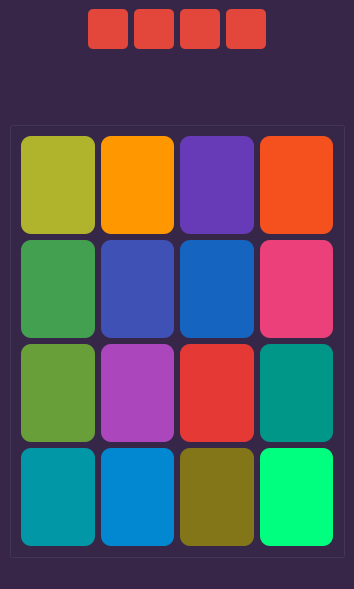
<?xml version="1.0" encoding="UTF-8"?>
<ui version="4.0">
 <class>MainWindow</class>
 <widget class="QMainWindow" name="MainWindow">
  <property name="geometry">
   <rect>
    <x>0</x>
    <y>0</y>
    <width>354</width>
    <height>589</height>
   </rect>
  </property>
  <property name="sizePolicy">
   <sizepolicy hsizetype="Expanding" vsizetype="Expanding">
    <horstretch>0</horstretch>
    <verstretch>0</verstretch>
   </sizepolicy>
  </property>
  <property name="windowTitle">
   <string>Puzzle 15</string>
  </property>
  <property name="windowIcon">
   <iconset theme="applications-games"/>
  </property>
  <property name="styleSheet">
   <string notr="true">
background-color: rgb(55, 38, 72);</string>
  </property>
  <widget class="QWidget" name="centralwidget">
   <layout class="QGridLayout" name="gridLayout_2">
    <item row="0" column="1">
     <widget class="QPushButton" name="btn_pause">
      <property name="sizePolicy">
       <sizepolicy hsizetype="Minimum" vsizetype="Minimum">
        <horstretch>0</horstretch>
        <verstretch>0</verstretch>
       </sizepolicy>
      </property>
      <property name="minimumSize">
       <size>
        <width>40</width>
        <height>40</height>
       </size>
      </property>
      <property name="toolTip">
       <string>&lt;html&gt;&lt;head/&gt;&lt;body&gt;&lt;p align=&quot;center&quot;&gt;&lt;span style=&quot; font-size:10pt; font-weight:700; color:#ffff00;&quot;&gt;توقف موقت بازی&lt;/span&gt;&lt;/p&gt;&lt;/body&gt;&lt;/html&gt;</string>
      </property>
      <property name="styleSheet">
       <string notr="true">background-color: rgb(227,71, 59);
border-radius: 5px; 
</string>
      </property>
      <property name="text">
       <string/>
      </property>
     </widget>
    </item>
    <item row="1" column="0" colspan="6">
     <widget class="QLineEdit" name="lineEdit_3">
      <property name="sizePolicy">
       <sizepolicy hsizetype="Minimum" vsizetype="Minimum">
        <horstretch>0</horstretch>
        <verstretch>0</verstretch>
       </sizepolicy>
      </property>
      <property name="minimumSize">
       <size>
        <width>10</width>
        <height>10</height>
       </size>
      </property>
      <property name="styleSheet">
       <string notr="true">border: 0px ;
qproperty-alignment: AlignCenter;
background-color: rgb(55, 38, 72);
color: rgb(255, 255, 255);
font: 700 25pt &quot;Calibri&quot;;
</string>
      </property>
      <property name="text">
       <string/>
      </property>
     </widget>
    </item>
    <item row="2" column="0" colspan="6">
     <widget class="QLineEdit" name="lineEdit">
      <property name="styleSheet">
       <string notr="true">border: 0px ;
qproperty-alignment: AlignCenter;
background-color: rgb(55, 38, 72);
color: rgb(255, 255, 255);
font: 700 25pt &quot;Calibri&quot;;
</string>
      </property>
      <property name="text">
       <string/>
      </property>
     </widget>
    </item>
    <item row="0" column="3">
     <widget class="QPushButton" name="btn_new">
      <property name="sizePolicy">
       <sizepolicy hsizetype="Minimum" vsizetype="Minimum">
        <horstretch>0</horstretch>
        <verstretch>0</verstretch>
       </sizepolicy>
      </property>
      <property name="minimumSize">
       <size>
        <width>40</width>
        <height>40</height>
       </size>
      </property>
      <property name="toolTip">
       <string>&lt;html&gt;&lt;head/&gt;&lt;body&gt;&lt;p align=&quot;center&quot;&gt;&lt;span style=&quot; font-size:10pt; font-weight:700; color:#ffff00;&quot;&gt;شروع مجدد بازی&lt;/span&gt;&lt;/p&gt;&lt;/body&gt;&lt;/html&gt;</string>
      </property>
      <property name="styleSheet">
       <string notr="true">background-color: rgb(227,71, 59);
border-radius: 5px; </string>
      </property>
      <property name="text">
       <string/>
      </property>
     </widget>
    </item>
    <item row="0" column="0">
     <widget class="QLineEdit" name="lineEdit_5">
      <property name="styleSheet">
       <string notr="true">background-color: rgb(55, 38, 72);
border: 0px ;</string>
      </property>
     </widget>
    </item>
    <item row="4" column="0" colspan="6">
     <widget class="QGroupBox" name="groupBox">
      <property name="styleSheet">
       <string notr="true"/>
      </property>
      <property name="title">
       <string/>
      </property>
      <layout class="QGridLayout" name="gridLayout">
       <item row="2" column="3">
        <widget class="QPushButton" name="btn_12">
         <property name="sizePolicy">
          <sizepolicy hsizetype="Expanding" vsizetype="Expanding">
           <horstretch>0</horstretch>
           <verstretch>0</verstretch>
          </sizepolicy>
         </property>
         <property name="styleSheet">
          <string notr="true">background-color: rgb(0,151,136);
color: rgb(255, 255, 255);
font: 700 25pt &quot;Calibri&quot;;

border-radius: 10px; </string>
         </property>
         <property name="text">
          <string/>
         </property>
        </widget>
       </item>
       <item row="2" column="0">
        <widget class="QPushButton" name="btn_9">
         <property name="sizePolicy">
          <sizepolicy hsizetype="Expanding" vsizetype="Expanding">
           <horstretch>0</horstretch>
           <verstretch>0</verstretch>
          </sizepolicy>
         </property>
         <property name="styleSheet">
          <string notr="true">background-color: rgb(104, 159, 57);
color: rgb(255, 255, 255);
font: 700 25pt &quot;Calibri&quot;;

border-radius: 10px; </string>
         </property>
         <property name="text">
          <string/>
         </property>
        </widget>
       </item>
       <item row="0" column="1">
        <widget class="QPushButton" name="btn_2">
         <property name="sizePolicy">
          <sizepolicy hsizetype="Expanding" vsizetype="Expanding">
           <horstretch>0</horstretch>
           <verstretch>0</verstretch>
          </sizepolicy>
         </property>
         <property name="styleSheet">
          <string notr="true">color: rgb(255, 255, 255);
font: 700 25pt &quot;Calibri&quot;;
background-color: rgb(255, 151, 0);

border-radius: 10px; </string>
         </property>
         <property name="text">
          <string/>
         </property>
        </widget>
       </item>
       <item row="0" column="2">
        <widget class="QPushButton" name="btn_3">
         <property name="sizePolicy">
          <sizepolicy hsizetype="Expanding" vsizetype="Expanding">
           <horstretch>0</horstretch>
           <verstretch>0</verstretch>
          </sizepolicy>
         </property>
         <property name="styleSheet">
          <string notr="true">background-color: rgb(103,59,183);
color: rgb(255, 255, 255);
font: 700 25pt &quot;Calibri&quot;;

border-radius: 10px; 
</string>
         </property>
         <property name="text">
          <string/>
         </property>
        </widget>
       </item>
       <item row="1" column="1">
        <widget class="QPushButton" name="btn_6">
         <property name="sizePolicy">
          <sizepolicy hsizetype="Expanding" vsizetype="Expanding">
           <horstretch>0</horstretch>
           <verstretch>0</verstretch>
          </sizepolicy>
         </property>
         <property name="styleSheet">
          <string notr="true">background-color: rgb(63, 81, 181);
color: rgb(255, 255, 255);
font: 700 25pt &quot;Calibri&quot;;

border-radius: 10px; </string>
         </property>
         <property name="text">
          <string/>
         </property>
        </widget>
       </item>
       <item row="2" column="1">
        <widget class="QPushButton" name="btn_10">
         <property name="sizePolicy">
          <sizepolicy hsizetype="Expanding" vsizetype="Expanding">
           <horstretch>0</horstretch>
           <verstretch>0</verstretch>
          </sizepolicy>
         </property>
         <property name="styleSheet">
          <string notr="true">background-color: rgb(171, 70,188);
color: rgb(255, 255, 255);
font: 700 25pt &quot;Calibri&quot;;

border-radius: 10px; </string>
         </property>
         <property name="text">
          <string/>
         </property>
        </widget>
       </item>
       <item row="1" column="0">
        <widget class="QPushButton" name="btn_5">
         <property name="sizePolicy">
          <sizepolicy hsizetype="Expanding" vsizetype="Expanding">
           <horstretch>0</horstretch>
           <verstretch>0</verstretch>
          </sizepolicy>
         </property>
         <property name="styleSheet">
          <string notr="true">background-color: rgb(67, 160, 81);
color: rgb(255, 255, 255);
font: 700 25pt &quot;Calibri&quot;;

border-radius: 10px; </string>
         </property>
         <property name="text">
          <string/>
         </property>
        </widget>
       </item>
       <item row="0" column="3">
        <widget class="QPushButton" name="btn_4">
         <property name="sizePolicy">
          <sizepolicy hsizetype="Expanding" vsizetype="Expanding">
           <horstretch>0</horstretch>
           <verstretch>0</verstretch>
          </sizepolicy>
         </property>
         <property name="styleSheet">
          <string notr="true">background-color: rgb(245, 81, 30);
color: rgb(255, 255, 255);
font: 700 25pt &quot;Calibri&quot;;

border-radius: 10px; </string>
         </property>
         <property name="text">
          <string/>
         </property>
        </widget>
       </item>
       <item row="1" column="2">
        <widget class="QPushButton" name="btn_7">
         <property name="sizePolicy">
          <sizepolicy hsizetype="Expanding" vsizetype="Expanding">
           <horstretch>0</horstretch>
           <verstretch>0</verstretch>
          </sizepolicy>
         </property>
         <property name="styleSheet">
          <string notr="true">background-color: rgb(21,100, 192);
color: rgb(255, 255, 255);
font: 700 25pt &quot;Calibri&quot;;

border-radius: 10px; </string>
         </property>
         <property name="text">
          <string/>
         </property>
        </widget>
       </item>
       <item row="0" column="0">
        <widget class="QPushButton" name="btn_1">
         <property name="sizePolicy">
          <sizepolicy hsizetype="Expanding" vsizetype="Expanding">
           <horstretch>0</horstretch>
           <verstretch>0</verstretch>
          </sizepolicy>
         </property>
         <property name="styleSheet">
          <string notr="true">background-color: rgb(176, 180, 44);

color: rgb(255, 255, 255);
font: 700 25pt &quot;Calibri&quot;;

border-radius: 10px; 

</string>
         </property>
         <property name="text">
          <string/>
         </property>
        </widget>
       </item>
       <item row="3" column="0">
        <widget class="QPushButton" name="btn_13">
         <property name="sizePolicy">
          <sizepolicy hsizetype="Expanding" vsizetype="Expanding">
           <horstretch>0</horstretch>
           <verstretch>0</verstretch>
          </sizepolicy>
         </property>
         <property name="styleSheet">
          <string notr="true">background-color: rgb(1, 151, 166);
color: rgb(255, 255, 255);
font: 700 25pt &quot;Calibri&quot;;

border-radius: 10px; </string>
         </property>
         <property name="text">
          <string/>
         </property>
        </widget>
       </item>
       <item row="2" column="2">
        <widget class="QPushButton" name="btn_11">
         <property name="sizePolicy">
          <sizepolicy hsizetype="Expanding" vsizetype="Expanding">
           <horstretch>0</horstretch>
           <verstretch>0</verstretch>
          </sizepolicy>
         </property>
         <property name="styleSheet">
          <string notr="true">background-color: rgb(229, 57,53);
color: rgb(255, 255, 255);
font: 700 25pt &quot;Calibri&quot;;


border-radius: 10px; </string>
         </property>
         <property name="text">
          <string/>
         </property>
        </widget>
       </item>
       <item row="1" column="3">
        <widget class="QPushButton" name="btn_8">
         <property name="sizePolicy">
          <sizepolicy hsizetype="Expanding" vsizetype="Expanding">
           <horstretch>0</horstretch>
           <verstretch>0</verstretch>
          </sizepolicy>
         </property>
         <property name="styleSheet">
          <string notr="true">background-color: rgb(236,64,122);
color: rgb(255, 255, 255);
font: 700 25pt &quot;Calibri&quot;;

border-radius: 10px; </string>
         </property>
         <property name="text">
          <string/>
         </property>
        </widget>
       </item>
       <item row="3" column="2">
        <widget class="QPushButton" name="btn_15">
         <property name="sizePolicy">
          <sizepolicy hsizetype="Expanding" vsizetype="Expanding">
           <horstretch>0</horstretch>
           <verstretch>0</verstretch>
          </sizepolicy>
         </property>
         <property name="styleSheet">
          <string notr="true">background-color: rgb(131,118,24);
color: rgb(255, 255, 255);
font: 700 25pt &quot;Calibri&quot;;

border-radius: 10px; </string>
         </property>
         <property name="text">
          <string/>
         </property>
        </widget>
       </item>
       <item row="3" column="3">
        <widget class="QPushButton" name="btn_16">
         <property name="sizePolicy">
          <sizepolicy hsizetype="Expanding" vsizetype="Expanding">
           <horstretch>0</horstretch>
           <verstretch>0</verstretch>
          </sizepolicy>
         </property>
         <property name="styleSheet">
          <string notr="true">background-color: rgb(0, 255, 127);
color: rgb(255, 255, 255);
font: 700 25pt &quot;Calibri&quot;;


border-radius: 10px; </string>
         </property>
         <property name="text">
          <string/>
         </property>
        </widget>
       </item>
       <item row="3" column="1">
        <widget class="QPushButton" name="btn_14">
         <property name="sizePolicy">
          <sizepolicy hsizetype="Expanding" vsizetype="Expanding">
           <horstretch>0</horstretch>
           <verstretch>0</verstretch>
          </sizepolicy>
         </property>
         <property name="styleSheet">
          <string notr="true">background-color: rgb(2, 136, 209);
color: rgb(255, 255, 255);
font: 700 25pt &quot;Calibri&quot;;

border-radius: 10px; </string>
         </property>
         <property name="text">
          <string/>
         </property>
        </widget>
       </item>
      </layout>
     </widget>
    </item>
    <item row="5" column="0" colspan="6">
     <widget class="QLineEdit" name="lineEdit_4">
      <property name="styleSheet">
       <string notr="true">border: 0px ;
qproperty-alignment: AlignCenter;
background-color: rgb(55, 38, 72);
color: rgb(255, 255, 255);
font: 700 25pt &quot;Calibri&quot;;
</string>
      </property>
      <property name="text">
       <string/>
      </property>
     </widget>
    </item>
    <item row="0" column="5">
     <widget class="QLineEdit" name="lineEdit_6">
      <property name="styleSheet">
       <string notr="true">background-color: rgb(55, 38, 72);
border: 0px ;</string>
      </property>
     </widget>
    </item>
    <item row="0" column="4">
     <widget class="QPushButton" name="btn_close">
      <property name="sizePolicy">
       <sizepolicy hsizetype="Minimum" vsizetype="Minimum">
        <horstretch>0</horstretch>
        <verstretch>0</verstretch>
       </sizepolicy>
      </property>
      <property name="minimumSize">
       <size>
        <width>40</width>
        <height>40</height>
       </size>
      </property>
      <property name="toolTip">
       <string>&lt;html&gt;&lt;head/&gt;&lt;body&gt;&lt;p align=&quot;center&quot;&gt;&lt;span style=&quot; font-size:10pt; font-weight:700; color:#ffff00;&quot;&gt;خروجی از بازی&lt;/span&gt;&lt;/p&gt;&lt;/body&gt;&lt;/html&gt;</string>
      </property>
      <property name="styleSheet">
       <string notr="true">background-color: rgb(227,71, 59);
border-radius: 5px; </string>
      </property>
      <property name="text">
       <string/>
      </property>
     </widget>
    </item>
    <item row="3" column="0" colspan="6">
     <widget class="QLineEdit" name="lineEdit_2">
      <property name="sizePolicy">
       <sizepolicy hsizetype="Minimum" vsizetype="Fixed">
        <horstretch>0</horstretch>
        <verstretch>0</verstretch>
       </sizepolicy>
      </property>
      <property name="minimumSize">
       <size>
        <width>10</width>
        <height>10</height>
       </size>
      </property>
      <property name="styleSheet">
       <string notr="true">border: 0px ;
qproperty-alignment: AlignCenter;
background-color: rgb(55, 38, 72);
color: rgb(255, 255, 255);
font: 700 25pt &quot;Calibri&quot;;
</string>
      </property>
      <property name="text">
       <string/>
      </property>
     </widget>
    </item>
    <item row="0" column="2">
     <widget class="QPushButton" name="btn_info">
      <property name="sizePolicy">
       <sizepolicy hsizetype="Minimum" vsizetype="Minimum">
        <horstretch>0</horstretch>
        <verstretch>0</verstretch>
       </sizepolicy>
      </property>
      <property name="minimumSize">
       <size>
        <width>40</width>
        <height>40</height>
       </size>
      </property>
      <property name="toolTip">
       <string>&lt;html&gt;&lt;head/&gt;&lt;body&gt;&lt;p align=&quot;center&quot;&gt;&lt;span style=&quot; font-size:10pt; font-weight:700; color:#ffff00;&quot;&gt;اطلاعات بازی&lt;/span&gt;&lt;/p&gt;&lt;/body&gt;&lt;/html&gt;</string>
      </property>
      <property name="styleSheet">
       <string notr="true">background-color: rgb(227,71, 59);
border-radius: 5px; </string>
      </property>
      <property name="text">
       <string/>
      </property>
     </widget>
    </item>
   </layout>
  </widget>
 </widget>
 <resources/>
 <connections/>
</ui>
